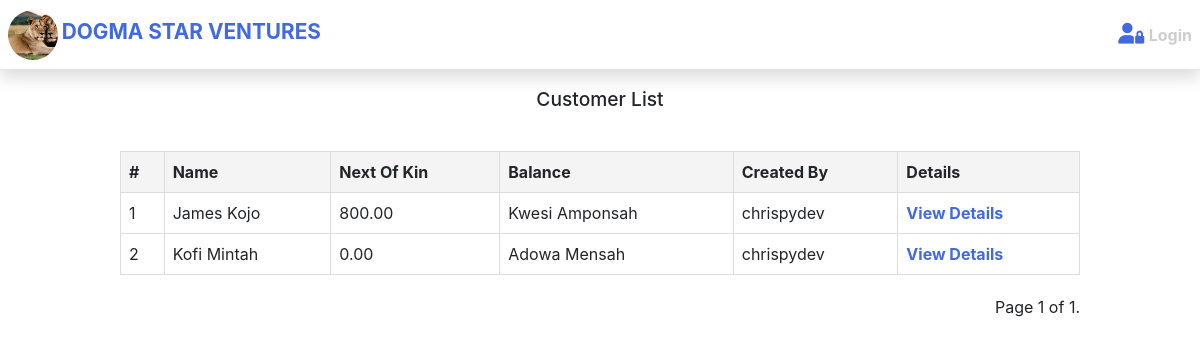
/accounts/admin-customers/, run on an earlier commit of the app's database.
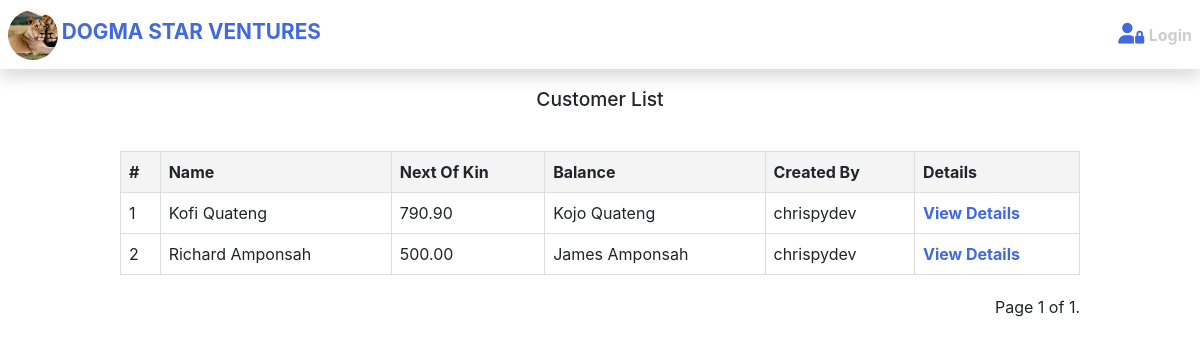
And on a later commit of the database.
### savings/models.py (models this page shows, shortened)
class Customer(models.Model):
    name = models.CharField(max_length=150)
    next_of_kin = models.CharField(max_length=100)
    balance = models.DecimalField(max_digits=10, decimal_places=2, default=0.0)
    customer_image = models.ImageField(
        upload_to='media_file', default='default.jpg')
    created_by = models.ForeignKey(
        Worker,
        on_delete=models.SET(set_customer_creator),
        null=True,
        blank=True,
        related_name='customers_created'
    )
    joined = models.DateTimeField(
        auto_now_add=True)  # Changed to DateTimeField
    account_number = models.CharField(
        max_length=30, unique=True, blank=True, null=True
    )

class Worker(models.Model):
    user = models.OneToOneField(User, on_delete=models.CASCADE)
    def __str__(self):
        return self.user.username

### auth/views.py (the view)
# urls.py: path('admin-customers/', CustomerAdminListView.as_view(),
class CustomerAdminListView(ListView):
    model = Customer
    template_name = 'auth/customer_admin_list.html'
    context_object_name = 'customers'
    paginate_by = 10  # Number of customers per page

### templates/auth/customer_admin_list.html (shortened to what this page needs)
{% extends 'base.html' %}
{% block content %}
<section class="record__collection wrapper">
    <div>
        <h1>Customer List</h1>
    </div>
    <article class="collection__table">
        <table class="customer__table">
            <thead>
                <tr>
                    <th>#</th>
                    <th>Name</th>
                    <th>Next Of Kin</th>
                    <th>Balance</th>
                    <th>Created By</th>
                    <th>Details</th>
                </tr>
            </thead>
            <tbody>
                {% for customer in customers %}
                <tr>
                    <td>{{ forloop.counter }}</td>
                    <td>{{ customer.name }}</td>
                    <td>{{ customer.balance }}</td>
                    <td>{{ customer.next_of_kin }}</td>
                    <td>{{ customer.created_by }}</td>
                    <td>
                        <a class="details__link" href="{% url 'admin_customer_detail' customer.id %}">
                            View Details
                        </a>
                    </td>
                </tr>
                {% endfor %}
            </tbody>
        </table>
    </article>
    <div class="pagination">
        <span class="step-links">
            <span class="current">
                Page {{ page_obj.number }} of {{ page_obj.paginator.num_pages }}.
            </span>
        </span>
    </div>
</section>
{% endblock content %}

What changed in the data, as far as the page shows it:
removed Customer: name "James Kojo", balance "800.00", next_of_kin "Kwesi Amponsah", created_by "chrispydev"
removed Customer: name "Kofi Mintah", balance "0.00", next_of_kin "Adowa Mensah", created_by "chrispydev"
added Customer: name "Kofi Quateng", balance "790.90", next_of_kin "Kojo Quateng", created_by "chrispydev"
added Customer: name "Richard Amponsah", balance "500.00", next_of_kin "James Amponsah", created_by "chrispydev"
